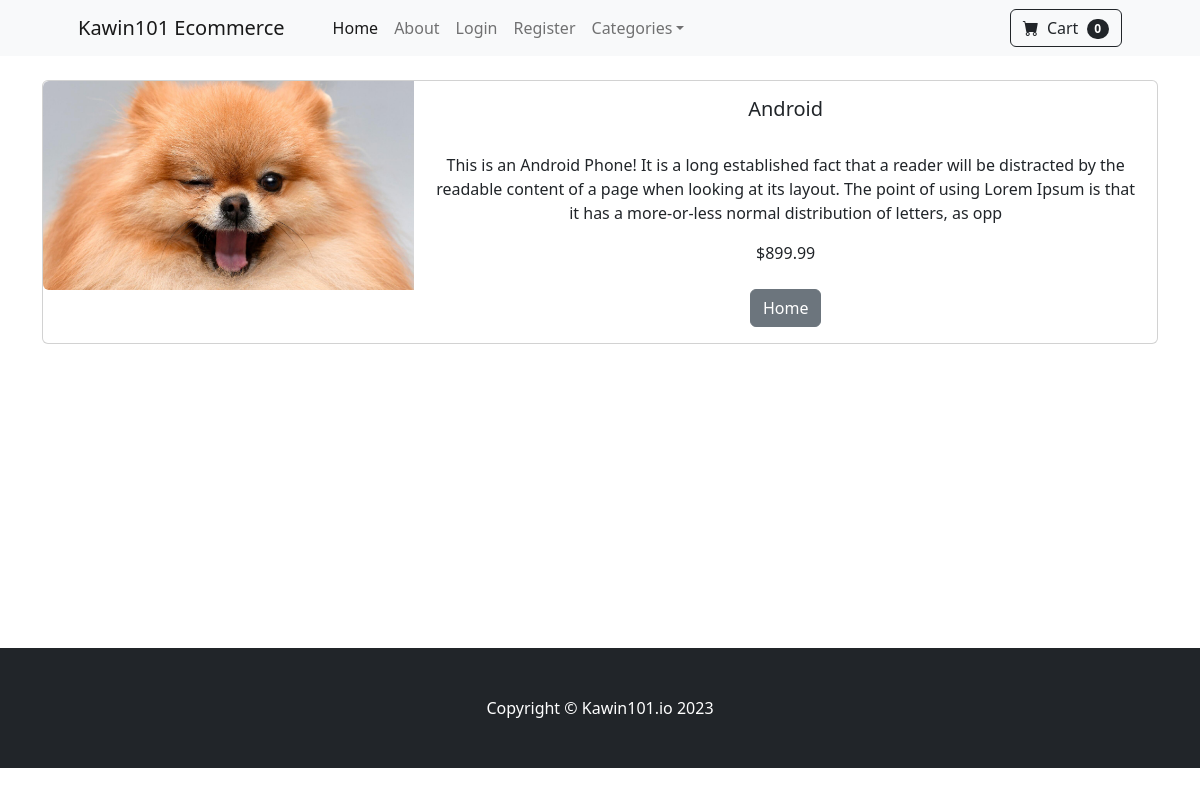
The app's page /product/2, older data.
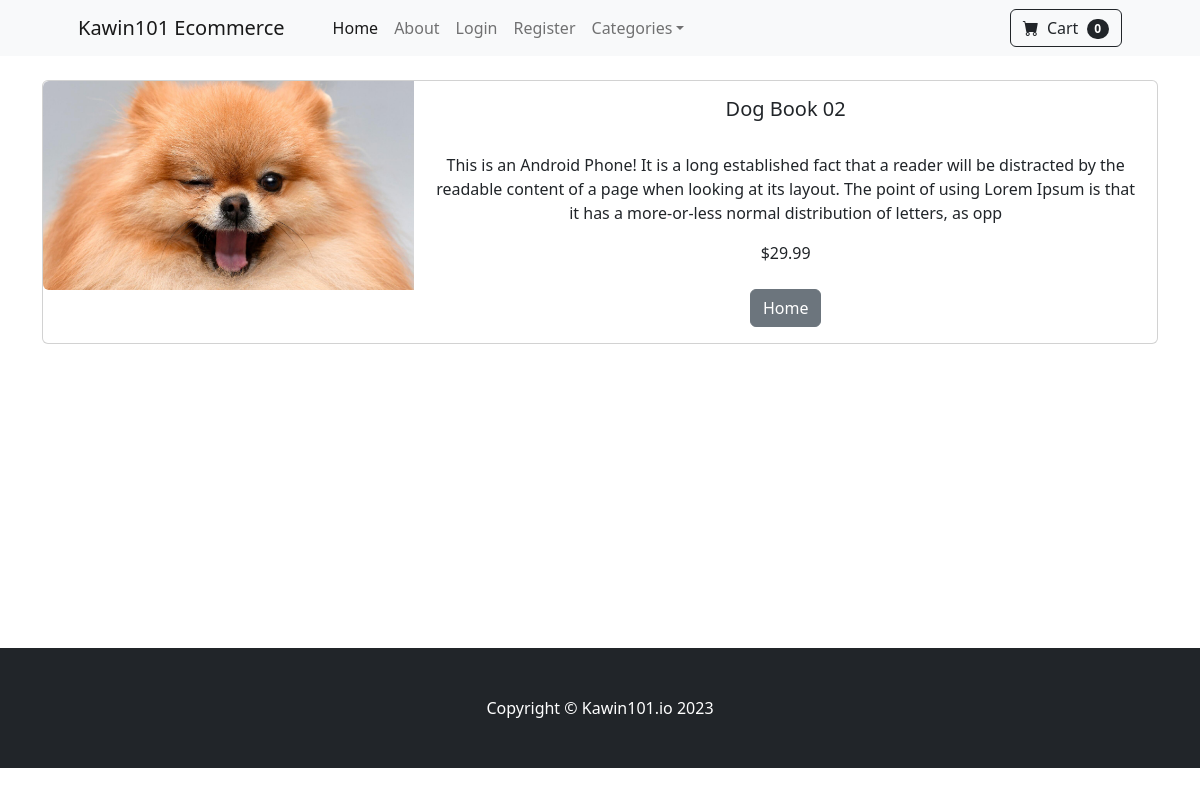
The same page, newer data.
### store/models.py (models this page shows, shortened)
class Product(models.Model):
    name = models.CharField(max_length=100)
    '''
    ค่าเริ่มต้น = 0
    ทศนิยม 2 ตำแหน่ง = 0.99
    ค่าตัวเลขสูงสุด = 9999.99
    ถ้าต้องการ ค่าตัวเลข = 19999.99 ต้องเป็น max_digits=7
    '''
    price = models.DecimalField(default=0, decimal_places=2, max_digits=6)
    category = models.ForeignKey(Category, on_delete=models.CASCADE, default=1)
    description = models.CharField(max_length=250, default='', blank=True, null=True)
    image = models.ImageField(upload_to='uploads/product/')
    is_sale = models.BooleanField(default=False)
    sale_price = models.DecimalField(default=0, decimal_places=2, max_digits=6)

### store/views.py (the view)
# urls.py: path('product/<int:pk>', views.product, name='product'),
def product(request, pk):
    product = Product.objects.get(id=pk)
    return render(request, 'product.html', {'product':product})

### store/templates/product.html
{% extends 'base.html' %}
{% block content %}
<div class="container">
    <br/>
    <div class="card mb-3">
      <div class="row g-0">
        <div class="col-md-4">
          <img src="{{ product.image.url }}" class="img-fluid rounded-start" alt="...">
        </div>
        <div class="col-md-8">
          <div class="card-body">
            <center>
                <h5 class="card-title">{{ product.name }}</h5>
                <br/>
                <p class="card-text justified">{{ product.description }}</p>
                {% if product.is_sale %}
                <div class="d-flex justify-content-center small text-warning mb-2">
                    <div class="bi-star-fill"></div>
                        &nbsp;&nbsp;Sale!&nbsp;&nbsp;
                    <div class="bi-star-fill"></div>
                </div>
                        <strike>
                        ${{ product.price }}
                        </strike>
                        &nbsp;
                        ${{ product.sale_price }}
                {% else %}
                    ${{ product.price }}
                {% endif %}
                <br></br>
                <a href="{% url 'home' %}" class="btn btn-secondary">Home</a>
            </center>
          </div>
        </div>
      </div>
    </div>
</div>
<br></br>
<br></br>
<br></br>
<br></br>
<br></br>
<br></br>
{% endblock %}

Row changes from the older to the newer data that the page shows:
changed Product: name "Android" → "Dog Book 02"; price "899.99" → "29.99"
